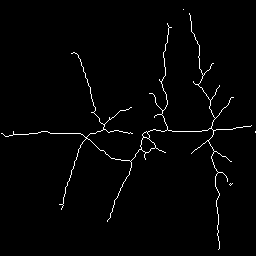
#> input picture dataset_1_skeleton_gradient_based_optimization/RUC-Net/1C8-6-3.png, 256 x 256 px; its folder holds only this picture in this run
$ python crossing_number.py
#> lines starting #> are read from the running program, lines starting #| are printed output that depends on the picture; after the words box and inside, x2 and y2 are one past the last pixel; in counts of white or black regions, pixels touching at a corner belong together
import os
import cv2
import numpy as np


"""
This script applies crossing number algorithm to detect rice panicle junctions

Input: None

Output: None (Save clustered image to save_path, save f1 image for evaluation)

How to use: Simply run the script
"""


def crossing_number() -> None:
    folder_path = r"dataset_1_skeleton_gradient_based_optimization/RUC-Net"
    file_names = os.listdir(folder_path)

    for file_name in file_names:
        file_path = f"{folder_path}/{file_name}"
        img_in = cv2.imread(file_path, cv2.IMREAD_GRAYSCALE)
#> img_in: shape (256, 256); 1.7% white in thin lines or dots

        # Uncomment to see original image
        # cv2.imshow(f"{file_name[:-4]}", img_in)
        # cv2.waitKey(0)
        # cv2.destroyAllWindows()

        # Algorithm treats white px intensity as 1
        img_in[img_in == 255] = 1
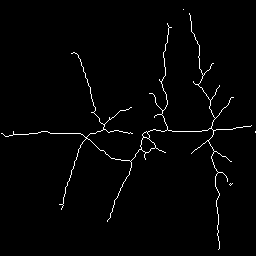
#> img_in: shape (256, 256); values 0 (black) and 1 (white), 1.7% white in thin lines or dots
        white_px = np.argwhere(img_in > 0)
#> white_px = 1107 pairs, first value 9 to 249, second value 1 to 255
        centers: list[list[int]] = []

        # Crossing number
        for row, col in white_px:
            row, col = int(row), int(col)

            try:
                P1 = img_in[row, col + 1].astype("i")
                P2 = img_in[row - 1, col + 1].astype("i")
                P3 = img_in[row - 1, col].astype("i")
                P4 = img_in[row - 1, col - 1].astype("i")
                P5 = img_in[row, col - 1].astype("i")
                P6 = img_in[row + 1, col - 1].astype("i")
                P7 = img_in[row + 1, col].astype("i")
                P8 = img_in[row + 1, col + 1].astype("i")
            except:
                continue

            crossing_number = (
                abs(P2 - P1)
                + abs(P3 - P2)
                + abs(P4 - P3)
                + abs(P5 - P4)
                + abs(P6 - P5)
                + abs(P7 - P6)
                + abs(P8 - P7)
                + abs(P1 - P8)
            )

            crossing_number //= 2

            if crossing_number == 3 or crossing_number == 4:
                centers.append([row, col])
#> this loop made 1107 passes
#> (row, col, P1, P2, P3, P4, P5, P6) on passes 1 to 3: (9, 183, 0, 0, 0, 0, 0, 0), (13, 189, 0, 0, 0, 0, 0, 0), (14, 189, 0, 0, 1, 0, 0, 0)

        # Convert white intensity back to 255
        img_in[img_in == 1] = 255
        img_out = cv2.cvtColor(img_in, cv2.COLOR_GRAY2RGB)
#> img_out is the input picture: shape (256, 256, 3); 1.7% white in thin lines or dots
        for i in range(len(centers)):
            cv2.circle(img_out, (centers[i][1], centers[i][0]), 1, (0, 0, 255), -1)
#> this loop made 30 passes
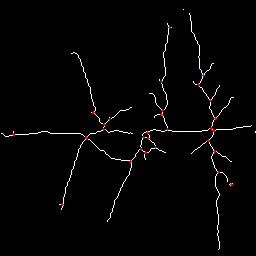
#> img_out: shape (256, 256, 3); 0.23% of pixels changed, all inside (x1, y1, x2, y2) = (12, 26, 233, 206)

        # Show result (Uncomment)
        # cv2.imshow(f"{file_name[:-4]}-crossing_number", img_out)
        # cv2.waitKey(0)
        # cv2.destroyAllWindows()

        # Save file (Toggle between Zhang-Suen and gradient-based-optimization)
        save_path = rf"clustered_skeleton/Crossing-number/gradient-based-optimization/RUC-Net/{file_name}"
        # save_path = rf"dataset_2_clustered_Zhang_Suen/.Asian-African panel_CIAT/Asian-African panel_New/crossing_number/{file_name}"
        cv2.imwrite(save_path, img_out)

        print(f"Successfully generated {file_name}")

        # Create labels for f1_score evaluation
        img_f1 = np.zeros(img_in.shape).astype(np.uint8)
        for row, col in centers:
            img_f1[row, col] = 255
#> this loop made 30 passes
#> (row, col) on passes 1 to 12: (27, 169), (75, 203), (81, 161), (84, 198), (100, 210), (110, 162), (112, 93), (114, 161), (118, 215), (119, 109), (124, 104), (128, 211)
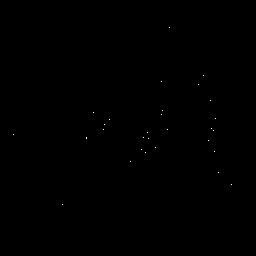
#> img_f1: shape (256, 256); 0.05% white in thin lines or dots, all inside (x1, y1, x2, y2) = (13, 27, 232, 205)

        f1_save_path = rf"dataset_1_y_pred/crossing-number/gradient-based-optimization/RUC-Net/{file_name}"
        # f1_save_path = rf"dataset_2_y_pred/.Asian-African panel_CIAT/Asian-African panel_New/crossing_number/Zhang-Suen/{file_name}"
        cv2.imwrite(f1_save_path, img_f1)
        print(f"Successfully generated f1 image: {file_name}")

        # Toggle break (on in first run, off for continuous results)
        break


if __name__ == "__main__":
    crossing_number()
